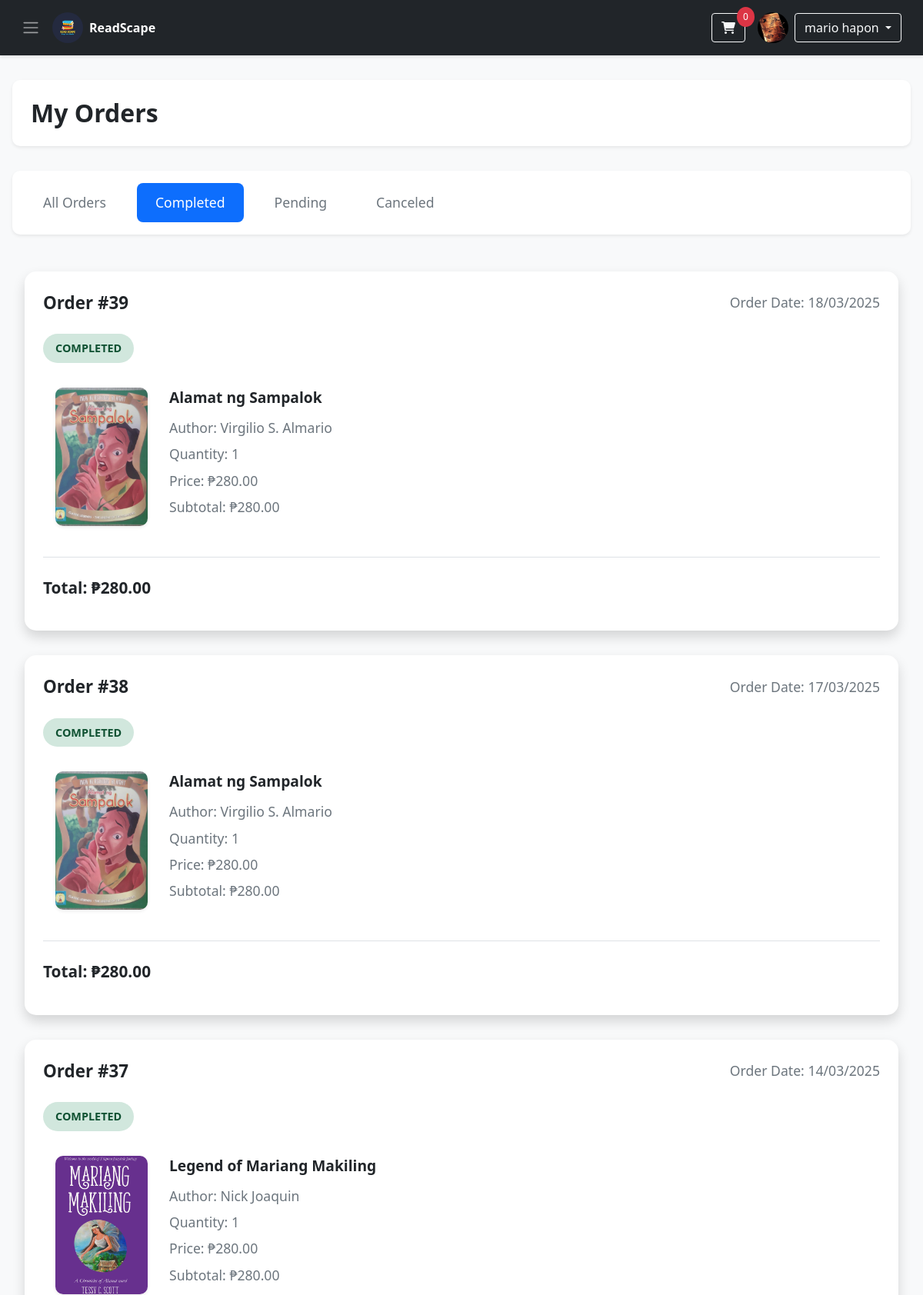
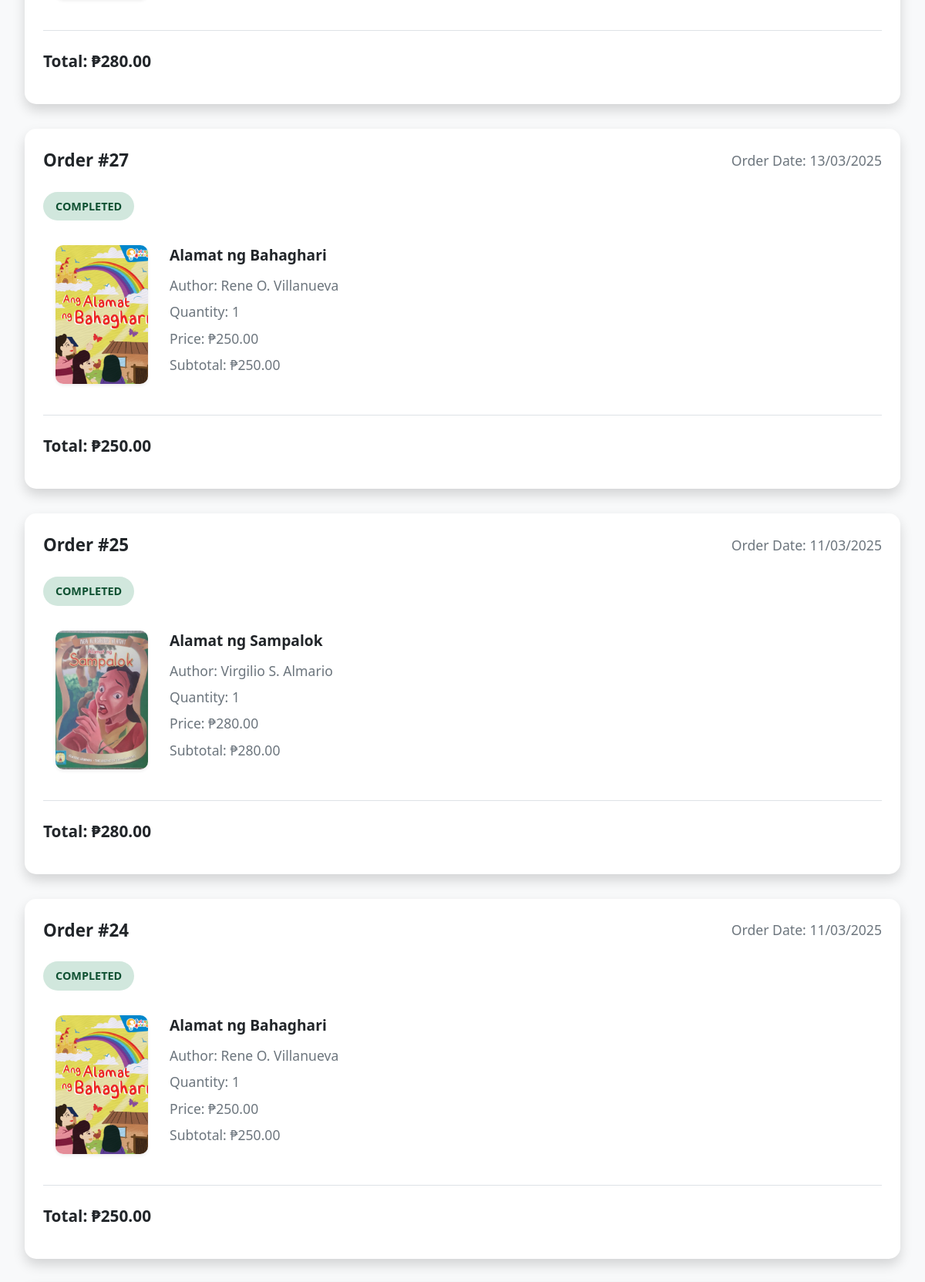
Screenshot of /order.php?status=completed (signed in, upper part) with the database file from the repository (2 pictures, top to bottom).
### tables this page shows
CREATE TABLE `users` (
  `id` int(11) NOT NULL,
  `fname` varchar(50) NOT NULL,
  `lname` varchar(50) NOT NULL,
  `email` varchar(100) NOT NULL,
  `pass` varchar(255) NOT NULL,
  `phone` varchar(15) NOT NULL,
  `address` text NOT NULL,
  `created_at` timestamp NOT NULL DEFAULT current_timestamp(),
  `profile_image` varchar(255) DEFAULT NULL,
  `role` varchar(10) DEFAULT 'user'
);

CREATE TABLE `orders` (
  `id` int(11) NOT NULL,
  `user_id` int(11) NOT NULL,
  `total` decimal(10,2) NOT NULL,
  `shipping_address` text NOT NULL,
  `payment_method` varchar(50) NOT NULL,
  `order_date` timestamp NOT NULL DEFAULT current_timestamp(),
  `status` varchar(50) NOT NULL DEFAULT 'pending',
  `email` varchar(255) DEFAULT NULL,
  `first_name` varchar(100) DEFAULT NULL,
  `last_name` varchar(100) DEFAULT NULL,
  `mobile` varchar(20) DEFAULT NULL,
  `address` text DEFAULT NULL,
  `city` varchar(100) DEFAULT NULL,
  `state` varchar(100) DEFAULT NULL,
  `zipcode` varchar(20) DEFAULT NULL,
  `payment_receipt` varchar(255) DEFAULT NULL
);

### order.php (the view, shortened to what this page needs)
<?php
@include 'db_connect.php';
$user_id = $_SESSION['id'];
$sql = "SELECT fname, lname, profile_image FROM users WHERE id = ?";
$stmt = mysqli_prepare($conn, $sql);
mysqli_stmt_bind_param($stmt, "i", $user_id);
mysqli_stmt_execute($stmt);
$result = mysqli_stmt_get_result($stmt);
$user = mysqli_fetch_assoc($result);
$fname = htmlspecialchars($user['fname']);
$lname = htmlspecialchars($user['lname']);
$profile_image = htmlspecialchars($user['profile_image']) ?: "uploads/default.jpg";
$status_filter = isset($_GET['status']) ? $_GET['status'] : 'all';
$sql = "SELECT orders.id AS order_id, orders.order_date, orders.status,
        GROUP_CONCAT(books.title SEPARATOR '|||') AS titles,
        GROUP_CONCAT(books.book_image SEPARATOR '|||') AS book_images,
        GROUP_CONCAT(books.author SEPARATOR '|||') AS authors,
        GROUP_CONCAT(order_items.quantity SEPARATOR '|||') AS quantities,
        GROUP_CONCAT(order_items.price SEPARATOR '|||') AS prices
        FROM orders
        JOIN order_items ON orders.id = order_items.order_id
        JOIN books ON order_items.book_id = books.isbn
        WHERE orders.user_id = ? AND (orders.status = ? OR ? = 'all')
        GROUP BY orders.id
        ORDER BY orders.order_date DESC";
$stmt = mysqli_prepare($conn, $sql);
mysqli_stmt_bind_param($stmt, "iss", $user_id, $status_filter, $status_filter);
mysqli_stmt_execute($stmt);
$result = mysqli_stmt_get_result($stmt);
$orders = [];
while ($row = mysqli_fetch_assoc($result)) {
    $orders[] = [
        'order_id' => $row['order_id'],
        'order_date' => $row['order_date'],
        'status' => $row['status'],
        'titles' => explode('|||', $row['titles']),
        'book_images' => explode('|||', $row['book_images']),
        'authors' => explode('|||', $row['authors']),
        'quantities' => explode('|||', $row['quantities']),
        'prices' => explode('|||', $row['prices']),
    ];
}
?>
<!DOCTYPE html>
<html lang="en">
<head>
    <link href="https://cdn.jsdelivr.net/npm/bootstrap@5.1.3/dist/css/bootstrap.min.css" rel="stylesheet">
    <link rel="stylesheet" href="https://cdnjs.cloudflare.com/ajax/libs/font-awesome/6.0.0-beta3/css/all.min.css">
</head>
<body>
    <nav class="navbar navbar-dark">
        <div class="container-fluid">
            <div class="d-flex align-items-center">
                <span class="navbar-toggler-icon" onclick="openNav()" style="cursor: pointer; margin-right: 1rem;"></span>
                <img src="./images/Readscape.png" alt="ReadScape" class="rounded-circle" width="40" height="40">
                <span class="ms-2 text-white fw-bold">ReadScape</span>
            </div>
            <div class="d-flex align-items-center">
                <div class="position-relative me-3">
                    <a href="cart.php" class="btn btn-outline-light">
                        <i class="fas fa-shopping-cart"></i>
                        <span class="cart-badge" id="cart-counter">0</span>
                    </a>
                </div>
                <div class="d-flex align-items-center">
                    <img src="<?php echo $profile_image; ?>" alt="Profile" class="rounded-circle me-2" width="40" height="40">
                    <div class="dropdown">
                        <button class="btn btn-outline-light dropdown-toggle" type="button" id="profileDropdown" data-bs-toggle="dropdown">
                            <?php echo $fname . " " . $lname; ?>
                        </button>
                    </div>
                </div>
            </div>
        </div>
    </nav>
    <div class="order-container">
        <div class="page-header">
            <h2>My Orders</h2>
        </div>
        <div class="tab-nav">
            <a href="order.php?status=all" class="<?php echo $status_filter === 'all' ? 'active' : ''; ?>">All Orders</a>
            <a href="order.php?status=completed" class="<?php echo $status_filter === 'completed' ? 'active' : ''; ?>">Completed</a>
            <a href="order.php?status=pending" class="<?php echo $status_filter === 'pending' ? 'active' : ''; ?>">Pending</a>
            <a href="order.php?status=canceled" class="<?php echo $status_filter === 'canceled' ? 'active' : ''; ?>">Canceled</a>
        </div>
        <div class="order-list">
            <?php if (empty($orders)): ?>
                <p>No orders found.</p>
            <?php else: ?>
                <?php foreach ($orders as $order): ?>
                    <div class="order-card">
                        <div class="order-header">
                            <span class="order-id">Order #<?php echo htmlspecialchars($order['order_id']); ?></span>
                            <span class="order-date">Order Date: <?php echo htmlspecialchars(date('d/m/Y', strtotime($order['order_date']))); ?></span>
                        </div>
                        <p class="status <?php echo strtolower($order['status']); ?>"><?php echo ucfirst($order['status']); ?></p>
                        <div class="order-items">
                            <table>
                                <?php
                                $total_price = 0;
                                for ($i = 0; $i < count($order['titles']); $i++):
                                    $image_path = !empty($order['book_images'][$i]) ? 'images/' . htmlspecialchars($order['book_images'][$i]) : 'images/default_book.png';
                                    $subtotal = $order['prices'][$i] * $order['quantities'][$i];
                                    $total_price += $subtotal;
                                ?>
                                    <tr>
                                        <td class="image">
                                            <img src="<?php echo $image_path; ?>" alt="Book Image">
                                        </td>
                                        <td class="details">
                                            <p class="book-title"><?php echo htmlspecialchars($order['titles'][$i]); ?></p>
                                            <p class="book-info">Author: <?php echo htmlspecialchars($order['authors'][$i]); ?></p>
                                            <p class="book-info">Quantity: <?php echo htmlspecialchars($order['quantities'][$i]); ?></p>
                                            <p class="book-info">Price: ₱<?php echo number_format($order['prices'][$i], 2); ?></p>
                                            <p class="book-info">Subtotal: ₱<?php echo number_format($subtotal, 2); ?></p>
                                        </td>
                                    </tr>
                                <?php endfor; ?>
                            </table>
                        </div>
                        <div class="order-footer">
                            <p class="order-total">Total: ₱<?php echo number_format($total_price, 2); ?></p>
                        </div>
                    </div>
                <?php endforeach; ?>
            <?php endif; ?>
        </div>
    </div>
</body>
</html>

### order.php (style rules this page uses)
body { font-family: 'Segoe UI', Tahoma, Geneva, Verdana, sans-serif; background-color: #f8f9fa; }
.navbar { background-color: #212529; padding: 1rem; box-shadow: 0 2px 4px rgba(0, 0, 0, .1); }
.cart-badge { position: absolute; top: -8px; right: -12px; background-color: #dc3545; color: white; border-radius: 50%; padding: 0.25rem 0.5rem; font-size: 0.75rem; }
.order-container { max-width: 1200px; margin: 2rem auto; padding: 0 1rem; }
.page-header { margin-bottom: 2rem; padding: 1.5rem; background: white; border-radius: 10px; box-shadow: 0 0.125rem 0.25rem rgba(0, 0, 0, .075); }
.page-header h2 { font-size: 2rem; font-weight: 600; color: #212529; margin: 0; }
.tab-nav { display: flex; gap: 1rem; margin-bottom: 2rem; padding: 1rem; background: white; border-radius: 10px; box-shadow: 0 0.125rem 0.25rem rgba(0, 0, 0, .075); }
.tab-nav a { padding: 0.75rem 1.5rem; text-decoration: none; color: #6c757d; border-radius: 8px; transition: all 0.3s ease; font-weight: 500; font-size: 1.1rem; }
.tab-nav a.active { background: #0d6efd; color: white; }
.order-list { display: grid; grid-template-columns: repeat(2, 1fr); gap: 2rem; padding: 1rem; max-width: 1600px; margin: 0 auto; }
.order-card { background: white; border-radius: 15px; box-shadow: 0 0.5rem 1rem rgba(0, 0, 0, .15); padding: 1.5rem; margin-bottom: 0; transition: transform 0.3s ease; height: 100%; display: flex; flex-direction: column; }
.order-header { display: flex; justify-content: space-between; align-items: center; margin-bottom: 1.5rem; }
.order-id { font-size: 1.4rem; font-weight: 600; color: #212529; }
.order-date { color: #6c757d; font-size: 1.1rem; }
.status { display: inline-block; padding: 0.5rem 1rem; border-radius: 25px; font-size: 0.9rem; font-weight: 600; text-transform: uppercase; width: fit-content; }
.status.completed { background-color: #d1e7dd; color: #0f5132; }
.order-items table { width: 100%; border-collapse: separate; border-spacing: 0; table-layout: fixed; }
.order-items td { padding: 1rem; vertical-align: top; }
.order-items td.image { width: 140px; padding-right: 0; }
.order-items td.details { width: calc(100% - 140px); padding-left: 1.5rem; }
.order-items td.image img { width: 120px; height: 180px; object-fit: cover; border-radius: 10px; box-shadow: 0 0.125rem 0.25rem rgba(0, 0, 0, .075); }
.book-title { font-size: 1.2rem; font-weight: 600; color: #212529; margin-bottom: 0.75rem; line-height: 1.4; }
.book-info { font-size: 1.1rem; color: #6c757d; margin-bottom: 0.5rem; line-height: 1.5; }
.order-footer { display: flex; justify-content: space-between; align-items: center; margin-top: 1.5rem; padding-top: 1.5rem; border-top: 1px solid #dee2e6; }
.order-total { font-size: 1.3rem; font-weight: 600; color: #212529; }
@media (max-width: 1200px) { .order-list { grid-template-columns: 1fr; } }

### rows the page displays
users: profile_image (picture), fname "mario", lname "hapon"
orders: id "39", order_date "18/03/2025", status "COMPLETED", titles "Alamat ng Sampalok", authors "Virgilio S. Almario", quantities "1", prices "280.00", subtotal "280.00", total_price "280.00"
orders: id "38", order_date "17/03/2025", status "COMPLETED", titles "Alamat ng Sampalok", authors "Virgilio S. Almario", quantities "1", prices "280.00", subtotal "280.00", total_price "280.00"
orders: id "37", order_date "14/03/2025", status "COMPLETED", titles "Legend of Mariang Makiling", authors "Nick Joaquin", quantities "1", prices "280.00", subtotal "280.00", total_price "280.00"
orders: id "27", order_date "13/03/2025", status "COMPLETED", titles "Alamat ng Bahaghari", authors "Rene O. Villanueva", quantities "1", prices "250.00", subtotal "250.00", total_price "250.00"
orders: id "25", order_date "11/03/2025", status "COMPLETED", titles "Alamat ng Sampalok", authors "Virgilio S. Almario", quantities "1", prices "280.00", subtotal "280.00", total_price "280.00"
orders: id "24", order_date "11/03/2025", status "COMPLETED", titles "Alamat ng Bahaghari", authors "Rene O. Villanueva", quantities "1", prices "250.00", subtotal "250.00", total_price "250.00"
